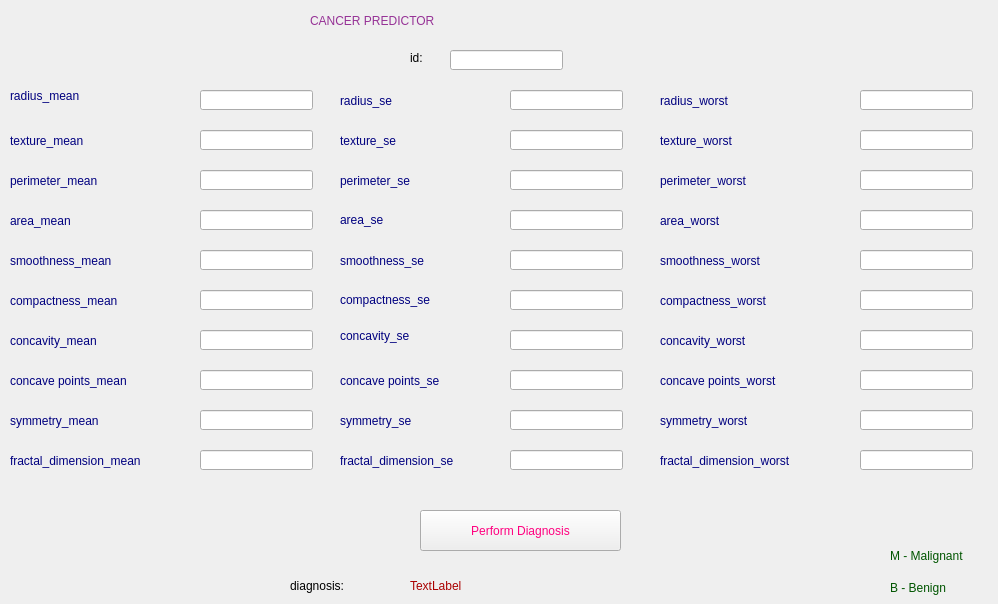
<?xml version="1.0" encoding="UTF-8"?>
<ui version="4.0">
 <class>Form</class>
 <widget class="QWidget" name="Form">
  <property name="geometry">
   <rect>
    <x>0</x>
    <y>0</y>
    <width>998</width>
    <height>604</height>
   </rect>
  </property>
  <property name="windowTitle">
   <string>cancer predictor</string>
  </property>
  <widget class="QLabel" name="label_2">
   <property name="geometry">
    <rect>
     <x>310</x>
     <y>0</y>
     <width>361</width>
     <height>41</height>
    </rect>
   </property>
   <property name="styleSheet">
    <string notr="true">font: 81 22pt &quot;Rockwell Extra Bold&quot;;
COLOR:rgb(150, 50, 150)</string>
   </property>
   <property name="text">
    <string>CANCER PREDICTOR</string>
   </property>
  </widget>
  <widget class="QLabel" name="label_3">
   <property name="geometry">
    <rect>
     <x>410</x>
     <y>50</y>
     <width>51</width>
     <height>16</height>
    </rect>
   </property>
   <property name="styleSheet">
    <string notr="true">font: 87 14pt &quot;Arial Black&quot;;
color:rgb(0, 0, 0)</string>
   </property>
   <property name="text">
    <string>id:</string>
   </property>
  </widget>
  <widget class="QLabel" name="label_4">
   <property name="geometry">
    <rect>
     <x>10</x>
     <y>80</y>
     <width>121</width>
     <height>31</height>
    </rect>
   </property>
   <property name="styleSheet">
    <string notr="true">font: 12pt &quot;Imprint MT Shadow&quot;;
color:rgb(0, 0, 127)</string>
   </property>
   <property name="text">
    <string>radius_mean</string>
   </property>
  </widget>
  <widget class="QLabel" name="label_5">
   <property name="geometry">
    <rect>
     <x>10</x>
     <y>130</y>
     <width>101</width>
     <height>21</height>
    </rect>
   </property>
   <property name="styleSheet">
    <string notr="true">font: 12pt &quot;Imprint MT Shadow&quot;;
color:rgb(0, 0, 127)</string>
   </property>
   <property name="text">
    <string>texture_mean</string>
   </property>
  </widget>
  <widget class="QLabel" name="label_6">
   <property name="geometry">
    <rect>
     <x>340</x>
     <y>170</y>
     <width>141</width>
     <height>21</height>
    </rect>
   </property>
   <property name="styleSheet">
    <string notr="true">font: 12pt &quot;Imprint MT Shadow&quot;;
color:rgb(0, 0, 127)</string>
   </property>
   <property name="text">
    <string>perimeter_se</string>
   </property>
  </widget>
  <widget class="QLabel" name="label_7">
   <property name="geometry">
    <rect>
     <x>10</x>
     <y>450</y>
     <width>171</width>
     <height>21</height>
    </rect>
   </property>
   <property name="styleSheet">
    <string notr="true">font: 12pt &quot;Imprint MT Shadow&quot;;
color:rgb(0, 0, 127)</string>
   </property>
   <property name="text">
    <string>fractal_dimension_mean</string>
   </property>
  </widget>
  <widget class="QLabel" name="label_8">
   <property name="geometry">
    <rect>
     <x>10</x>
     <y>370</y>
     <width>161</width>
     <height>21</height>
    </rect>
   </property>
   <property name="styleSheet">
    <string notr="true">font: 12pt &quot;Imprint MT Shadow&quot;;
color:rgb(0, 0, 127)</string>
   </property>
   <property name="text">
    <string>concave points_mean</string>
   </property>
  </widget>
  <widget class="QLabel" name="label_9">
   <property name="geometry">
    <rect>
     <x>660</x>
     <y>130</y>
     <width>141</width>
     <height>21</height>
    </rect>
   </property>
   <property name="styleSheet">
    <string notr="true">font: 12pt &quot;Imprint MT Shadow&quot;;
color:rgb(0, 0, 127)</string>
   </property>
   <property name="text">
    <string>texture_worst</string>
   </property>
  </widget>
  <widget class="QLabel" name="label_10">
   <property name="geometry">
    <rect>
     <x>10</x>
     <y>330</y>
     <width>141</width>
     <height>21</height>
    </rect>
   </property>
   <property name="styleSheet">
    <string notr="true">font: 12pt &quot;Imprint MT Shadow&quot;;
color:rgb(0, 0, 127)</string>
   </property>
   <property name="text">
    <string>concavity_mean</string>
   </property>
  </widget>
  <widget class="QLabel" name="label_11">
   <property name="geometry">
    <rect>
     <x>10</x>
     <y>210</y>
     <width>81</width>
     <height>21</height>
    </rect>
   </property>
   <property name="styleSheet">
    <string notr="true">font: 12pt &quot;Imprint MT Shadow&quot;;
color:rgb(0, 0, 127)</string>
   </property>
   <property name="text">
    <string>area_mean</string>
   </property>
  </widget>
  <widget class="QLabel" name="label_12">
   <property name="geometry">
    <rect>
     <x>340</x>
     <y>210</y>
     <width>71</width>
     <height>20</height>
    </rect>
   </property>
   <property name="styleSheet">
    <string notr="true">font: 12pt &quot;Imprint MT Shadow&quot;;
color:rgb(0, 0, 127)</string>
   </property>
   <property name="text">
    <string>area_se</string>
   </property>
  </widget>
  <widget class="QLabel" name="label_13">
   <property name="geometry">
    <rect>
     <x>660</x>
     <y>90</y>
     <width>131</width>
     <height>21</height>
    </rect>
   </property>
   <property name="styleSheet">
    <string notr="true">font: 12pt &quot;Imprint MT Shadow&quot;;
color:rgb(0, 0, 127)</string>
   </property>
   <property name="text">
    <string>radius_worst</string>
   </property>
  </widget>
  <widget class="QLabel" name="label_14">
   <property name="geometry">
    <rect>
     <x>10</x>
     <y>410</y>
     <width>141</width>
     <height>21</height>
    </rect>
   </property>
   <property name="styleSheet">
    <string notr="true">font: 12pt &quot;Imprint MT Shadow&quot;;
color:rgb(0, 0, 127)</string>
   </property>
   <property name="text">
    <string>symmetry_mean</string>
   </property>
  </widget>
  <widget class="QLabel" name="label_15">
   <property name="geometry">
    <rect>
     <x>340</x>
     <y>90</y>
     <width>91</width>
     <height>21</height>
    </rect>
   </property>
   <property name="styleSheet">
    <string notr="true">font: 12pt &quot;Imprint MT Shadow&quot;;
color:rgb(0, 0, 127)</string>
   </property>
   <property name="text">
    <string>radius_se</string>
   </property>
  </widget>
  <widget class="QLabel" name="label_16">
   <property name="geometry">
    <rect>
     <x>340</x>
     <y>290</y>
     <width>141</width>
     <height>20</height>
    </rect>
   </property>
   <property name="styleSheet">
    <string notr="true">font: 12pt &quot;Imprint MT Shadow&quot;;
color:rgb(0, 0, 127)</string>
   </property>
   <property name="text">
    <string>compactness_se</string>
   </property>
  </widget>
  <widget class="QLabel" name="label_17">
   <property name="geometry">
    <rect>
     <x>10</x>
     <y>250</y>
     <width>131</width>
     <height>21</height>
    </rect>
   </property>
   <property name="styleSheet">
    <string notr="true">font: 12pt &quot;Imprint MT Shadow&quot;;
color:rgb(0, 0, 127)</string>
   </property>
   <property name="text">
    <string>smoothness_mean</string>
   </property>
  </widget>
  <widget class="QLabel" name="label_18">
   <property name="geometry">
    <rect>
     <x>660</x>
     <y>250</y>
     <width>161</width>
     <height>21</height>
    </rect>
   </property>
   <property name="styleSheet">
    <string notr="true">font: 12pt &quot;Imprint MT Shadow&quot;;
color:rgb(0, 0, 127)</string>
   </property>
   <property name="text">
    <string>smoothness_worst</string>
   </property>
  </widget>
  <widget class="QLabel" name="label_19">
   <property name="geometry">
    <rect>
     <x>340</x>
     <y>130</y>
     <width>131</width>
     <height>21</height>
    </rect>
   </property>
   <property name="styleSheet">
    <string notr="true">font: 12pt &quot;Imprint MT Shadow&quot;;
color:rgb(0, 0, 127)</string>
   </property>
   <property name="text">
    <string>texture_se</string>
   </property>
  </widget>
  <widget class="QLabel" name="label_20">
   <property name="geometry">
    <rect>
     <x>660</x>
     <y>330</y>
     <width>141</width>
     <height>21</height>
    </rect>
   </property>
   <property name="styleSheet">
    <string notr="true">font: 12pt &quot;Imprint MT Shadow&quot;;
color:rgb(0, 0, 127)</string>
   </property>
   <property name="text">
    <string>concavity_worst</string>
   </property>
  </widget>
  <widget class="QLabel" name="label_21">
   <property name="geometry">
    <rect>
     <x>340</x>
     <y>410</y>
     <width>121</width>
     <height>21</height>
    </rect>
   </property>
   <property name="styleSheet">
    <string notr="true">font: 12pt &quot;Imprint MT Shadow&quot;;
color:rgb(0, 0, 127)</string>
   </property>
   <property name="text">
    <string>symmetry_se</string>
   </property>
  </widget>
  <widget class="QLabel" name="label_22">
   <property name="geometry">
    <rect>
     <x>660</x>
     <y>450</y>
     <width>181</width>
     <height>21</height>
    </rect>
   </property>
   <property name="styleSheet">
    <string notr="true">font: 12pt &quot;Imprint MT Shadow&quot;;
color:rgb(0, 0, 127)</string>
   </property>
   <property name="text">
    <string>fractal_dimension_worst</string>
   </property>
  </widget>
  <widget class="QLabel" name="label_23">
   <property name="geometry">
    <rect>
     <x>340</x>
     <y>320</y>
     <width>121</width>
     <height>31</height>
    </rect>
   </property>
   <property name="styleSheet">
    <string notr="true">font: 12pt &quot;Imprint MT Shadow&quot;;
color:rgb(0, 0, 127)</string>
   </property>
   <property name="text">
    <string>concavity_se</string>
   </property>
  </widget>
  <widget class="QLabel" name="label_24">
   <property name="geometry">
    <rect>
     <x>660</x>
     <y>170</y>
     <width>121</width>
     <height>21</height>
    </rect>
   </property>
   <property name="styleSheet">
    <string notr="true">font: 12pt &quot;Imprint MT Shadow&quot;;
color:rgb(0, 0, 127)</string>
   </property>
   <property name="text">
    <string>perimeter_worst</string>
   </property>
  </widget>
  <widget class="QLabel" name="label_25">
   <property name="geometry">
    <rect>
     <x>10</x>
     <y>170</y>
     <width>151</width>
     <height>21</height>
    </rect>
   </property>
   <property name="styleSheet">
    <string notr="true">font: 12pt &quot;Imprint MT Shadow&quot;;
color:rgb(0, 0, 127)</string>
   </property>
   <property name="text">
    <string>perimeter_mean</string>
   </property>
  </widget>
  <widget class="QLabel" name="label_26">
   <property name="geometry">
    <rect>
     <x>290</x>
     <y>570</y>
     <width>121</width>
     <height>31</height>
    </rect>
   </property>
   <property name="styleSheet">
    <string notr="true">font: 87 14pt &quot;Arial Black&quot;;
color:rgb(0,0,0)</string>
   </property>
   <property name="text">
    <string>diagnosis:</string>
   </property>
  </widget>
  <widget class="QLabel" name="label_27">
   <property name="geometry">
    <rect>
     <x>340</x>
     <y>450</y>
     <width>181</width>
     <height>21</height>
    </rect>
   </property>
   <property name="styleSheet">
    <string notr="true">font: 12pt &quot;Imprint MT Shadow&quot;;
color:rgb(0, 0, 127)</string>
   </property>
   <property name="text">
    <string>fractal_dimension_se</string>
   </property>
  </widget>
  <widget class="QLabel" name="label_28">
   <property name="geometry">
    <rect>
     <x>340</x>
     <y>250</y>
     <width>141</width>
     <height>21</height>
    </rect>
   </property>
   <property name="styleSheet">
    <string notr="true">font: 12pt &quot;Imprint MT Shadow&quot;;
color:rgb(0, 0, 127)</string>
   </property>
   <property name="text">
    <string>smoothness_se</string>
   </property>
  </widget>
  <widget class="QLabel" name="label_29">
   <property name="geometry">
    <rect>
     <x>340</x>
     <y>370</y>
     <width>151</width>
     <height>21</height>
    </rect>
   </property>
   <property name="styleSheet">
    <string notr="true">font: 12pt &quot;Imprint MT Shadow&quot;;
color:rgb(0, 0, 127)</string>
   </property>
   <property name="text">
    <string>concave points_se</string>
   </property>
  </widget>
  <widget class="QLabel" name="label_30">
   <property name="geometry">
    <rect>
     <x>10</x>
     <y>290</y>
     <width>131</width>
     <height>21</height>
    </rect>
   </property>
   <property name="styleSheet">
    <string notr="true">font: 12pt &quot;Imprint MT Shadow&quot;;
color:rgb(0, 0, 127)</string>
   </property>
   <property name="text">
    <string>compactness_mean</string>
   </property>
  </widget>
  <widget class="QLabel" name="label_32">
   <property name="geometry">
    <rect>
     <x>660</x>
     <y>290</y>
     <width>171</width>
     <height>21</height>
    </rect>
   </property>
   <property name="styleSheet">
    <string notr="true">font: 12pt &quot;Imprint MT Shadow&quot;;
color:rgb(0, 0, 127)</string>
   </property>
   <property name="text">
    <string>compactness_worst</string>
   </property>
  </widget>
  <widget class="QLabel" name="label_33">
   <property name="geometry">
    <rect>
     <x>660</x>
     <y>210</y>
     <width>111</width>
     <height>21</height>
    </rect>
   </property>
   <property name="styleSheet">
    <string notr="true">font: 12pt &quot;Imprint MT Shadow&quot;;
color:rgb(0, 0, 127)</string>
   </property>
   <property name="text">
    <string>area_worst</string>
   </property>
  </widget>
  <widget class="QLabel" name="label_34">
   <property name="geometry">
    <rect>
     <x>660</x>
     <y>370</y>
     <width>161</width>
     <height>21</height>
    </rect>
   </property>
   <property name="styleSheet">
    <string notr="true">font: 12pt &quot;Imprint MT Shadow&quot;;
color:rgb(0, 0, 127)</string>
   </property>
   <property name="text">
    <string>concave points_worst</string>
   </property>
  </widget>
  <widget class="QLabel" name="label_35">
   <property name="geometry">
    <rect>
     <x>660</x>
     <y>410</y>
     <width>151</width>
     <height>21</height>
    </rect>
   </property>
   <property name="styleSheet">
    <string notr="true">font: 12pt &quot;Imprint MT Shadow&quot;;
color:rgb(0, 0, 127)</string>
   </property>
   <property name="text">
    <string>symmetry_worst</string>
   </property>
  </widget>
  <widget class="QLineEdit" name="txtid">
   <property name="geometry">
    <rect>
     <x>450</x>
     <y>50</y>
     <width>113</width>
     <height>20</height>
    </rect>
   </property>
   <property name="styleSheet">
    <string notr="true">font: 11pt &quot;Franklin Gothic Demi&quot;;
color: rgb(0, 85, 0);</string>
   </property>
  </widget>
  <widget class="QLineEdit" name="txtperimeter_mean">
   <property name="geometry">
    <rect>
     <x>200</x>
     <y>170</y>
     <width>113</width>
     <height>20</height>
    </rect>
   </property>
  </widget>
  <widget class="QLineEdit" name="txtconcavity_mean">
   <property name="geometry">
    <rect>
     <x>200</x>
     <y>330</y>
     <width>113</width>
     <height>20</height>
    </rect>
   </property>
  </widget>
  <widget class="QLineEdit" name="txtradius_se">
   <property name="geometry">
    <rect>
     <x>510</x>
     <y>90</y>
     <width>113</width>
     <height>20</height>
    </rect>
   </property>
   <property name="styleSheet">
    <string notr="true">font: 11pt &quot;Franklin Gothic Demi&quot;;
color: rgb(0, 85, 0);</string>
   </property>
  </widget>
  <widget class="QLineEdit" name="txtsmoothness_se">
   <property name="geometry">
    <rect>
     <x>510</x>
     <y>250</y>
     <width>113</width>
     <height>20</height>
    </rect>
   </property>
  </widget>
  <widget class="QLineEdit" name="txtcompactness_se">
   <property name="geometry">
    <rect>
     <x>510</x>
     <y>290</y>
     <width>113</width>
     <height>20</height>
    </rect>
   </property>
  </widget>
  <widget class="QLineEdit" name="txtfractal_dimension_se">
   <property name="geometry">
    <rect>
     <x>510</x>
     <y>450</y>
     <width>113</width>
     <height>20</height>
    </rect>
   </property>
  </widget>
  <widget class="QLineEdit" name="txtarea_worst">
   <property name="geometry">
    <rect>
     <x>860</x>
     <y>210</y>
     <width>113</width>
     <height>20</height>
    </rect>
   </property>
  </widget>
  <widget class="QLineEdit" name="txtconcavepoints_worst">
   <property name="geometry">
    <rect>
     <x>860</x>
     <y>370</y>
     <width>113</width>
     <height>20</height>
    </rect>
   </property>
  </widget>
  <widget class="QLineEdit" name="txtsmoothness_worst">
   <property name="geometry">
    <rect>
     <x>860</x>
     <y>250</y>
     <width>113</width>
     <height>20</height>
    </rect>
   </property>
  </widget>
  <widget class="QLineEdit" name="txtradius_mean">
   <property name="geometry">
    <rect>
     <x>200</x>
     <y>90</y>
     <width>113</width>
     <height>20</height>
    </rect>
   </property>
   <property name="styleSheet">
    <string notr="true">font: 11pt &quot;Franklin Gothic Demi&quot;;
color: rgb(0, 85, 0);</string>
   </property>
  </widget>
  <widget class="QLineEdit" name="txtsmoothness_mean">
   <property name="geometry">
    <rect>
     <x>200</x>
     <y>250</y>
     <width>113</width>
     <height>20</height>
    </rect>
   </property>
  </widget>
  <widget class="QLineEdit" name="txtsymmetry_mean">
   <property name="geometry">
    <rect>
     <x>200</x>
     <y>410</y>
     <width>113</width>
     <height>20</height>
    </rect>
   </property>
  </widget>
  <widget class="QLineEdit" name="txtperimeter_se">
   <property name="geometry">
    <rect>
     <x>510</x>
     <y>170</y>
     <width>113</width>
     <height>20</height>
    </rect>
   </property>
  </widget>
  <widget class="QLineEdit" name="txtconcavepoints_se">
   <property name="geometry">
    <rect>
     <x>510</x>
     <y>370</y>
     <width>113</width>
     <height>20</height>
    </rect>
   </property>
  </widget>
  <widget class="QLineEdit" name="txttexture_worst">
   <property name="geometry">
    <rect>
     <x>860</x>
     <y>130</y>
     <width>113</width>
     <height>20</height>
    </rect>
   </property>
  </widget>
  <widget class="QLineEdit" name="txtcompactness_worst">
   <property name="geometry">
    <rect>
     <x>860</x>
     <y>290</y>
     <width>113</width>
     <height>20</height>
    </rect>
   </property>
  </widget>
  <widget class="QLineEdit" name="txtconcavepoints_mean">
   <property name="geometry">
    <rect>
     <x>200</x>
     <y>370</y>
     <width>113</width>
     <height>20</height>
    </rect>
   </property>
  </widget>
  <widget class="QLineEdit" name="txtsymmetry_worst">
   <property name="geometry">
    <rect>
     <x>860</x>
     <y>410</y>
     <width>113</width>
     <height>20</height>
    </rect>
   </property>
  </widget>
  <widget class="QLineEdit" name="txtradius_worst">
   <property name="geometry">
    <rect>
     <x>860</x>
     <y>90</y>
     <width>113</width>
     <height>20</height>
    </rect>
   </property>
   <property name="styleSheet">
    <string notr="true">font: 11pt &quot;Franklin Gothic Demi&quot;;
color: rgb(0, 85, 0);</string>
   </property>
  </widget>
  <widget class="QLineEdit" name="txtconcavity_se">
   <property name="geometry">
    <rect>
     <x>510</x>
     <y>330</y>
     <width>113</width>
     <height>20</height>
    </rect>
   </property>
  </widget>
  <widget class="QLineEdit" name="txttexture_mean">
   <property name="geometry">
    <rect>
     <x>200</x>
     <y>130</y>
     <width>113</width>
     <height>20</height>
    </rect>
   </property>
  </widget>
  <widget class="QLineEdit" name="txtcompactness_mean">
   <property name="geometry">
    <rect>
     <x>200</x>
     <y>290</y>
     <width>113</width>
     <height>20</height>
    </rect>
   </property>
  </widget>
  <widget class="QLineEdit" name="txtfractal_dimension_mean">
   <property name="geometry">
    <rect>
     <x>200</x>
     <y>450</y>
     <width>113</width>
     <height>20</height>
    </rect>
   </property>
  </widget>
  <widget class="QLineEdit" name="txtarea_se">
   <property name="geometry">
    <rect>
     <x>510</x>
     <y>210</y>
     <width>113</width>
     <height>20</height>
    </rect>
   </property>
  </widget>
  <widget class="QLineEdit" name="txttexture_se">
   <property name="geometry">
    <rect>
     <x>510</x>
     <y>130</y>
     <width>113</width>
     <height>20</height>
    </rect>
   </property>
  </widget>
  <widget class="QLineEdit" name="txtsymmetry_se">
   <property name="geometry">
    <rect>
     <x>510</x>
     <y>410</y>
     <width>113</width>
     <height>20</height>
    </rect>
   </property>
  </widget>
  <widget class="QLineEdit" name="txtperimeter_worst">
   <property name="geometry">
    <rect>
     <x>860</x>
     <y>170</y>
     <width>113</width>
     <height>20</height>
    </rect>
   </property>
  </widget>
  <widget class="QLineEdit" name="txtconcavity_worst">
   <property name="geometry">
    <rect>
     <x>860</x>
     <y>330</y>
     <width>113</width>
     <height>20</height>
    </rect>
   </property>
  </widget>
  <widget class="QLineEdit" name="txtarea_mean">
   <property name="geometry">
    <rect>
     <x>200</x>
     <y>210</y>
     <width>113</width>
     <height>20</height>
    </rect>
   </property>
  </widget>
  <widget class="QLineEdit" name="txtfractal_dimension_worst">
   <property name="geometry">
    <rect>
     <x>860</x>
     <y>450</y>
     <width>113</width>
     <height>20</height>
    </rect>
   </property>
  </widget>
  <widget class="QPushButton" name="btnperformdiagnosis">
   <property name="geometry">
    <rect>
     <x>420</x>
     <y>510</y>
     <width>201</width>
     <height>41</height>
    </rect>
   </property>
   <property name="styleSheet">
    <string notr="true">font: 87 12pt &quot;Arial Black&quot;;
color:rgb(255, 0, 127)</string>
   </property>
   <property name="text">
    <string>Perform Diagnosis</string>
   </property>
  </widget>
  <widget class="QLabel" name="txtdiagnosis">
   <property name="geometry">
    <rect>
     <x>410</x>
     <y>570</y>
     <width>161</width>
     <height>31</height>
    </rect>
   </property>
   <property name="styleSheet">
    <string notr="true">font: 20pt &quot;Tw Cen MT Condensed Extra Bold&quot;;
color: rgb(170, 0, 0)</string>
   </property>
   <property name="text">
    <string>TextLabel</string>
   </property>
  </widget>
  <widget class="QLabel" name="label_36">
   <property name="geometry">
    <rect>
     <x>890</x>
     <y>540</y>
     <width>121</width>
     <height>31</height>
    </rect>
   </property>
   <property name="styleSheet">
    <string notr="true">font: 87 10pt &quot;Segoe UI Black&quot;;
color:rgb(0, 85, 0)</string>
   </property>
   <property name="text">
    <string>M - Malignant</string>
   </property>
  </widget>
  <widget class="QLabel" name="label_37">
   <property name="geometry">
    <rect>
     <x>890</x>
     <y>580</y>
     <width>71</width>
     <height>16</height>
    </rect>
   </property>
   <property name="styleSheet">
    <string notr="true">font: 87 10pt &quot;Segoe UI Black&quot;;
color:rgb(0, 85, 0)</string>
   </property>
   <property name="text">
    <string>B - Benign</string>
   </property>
  </widget>
 </widget>
 <resources/>
 <connections/>
</ui>
